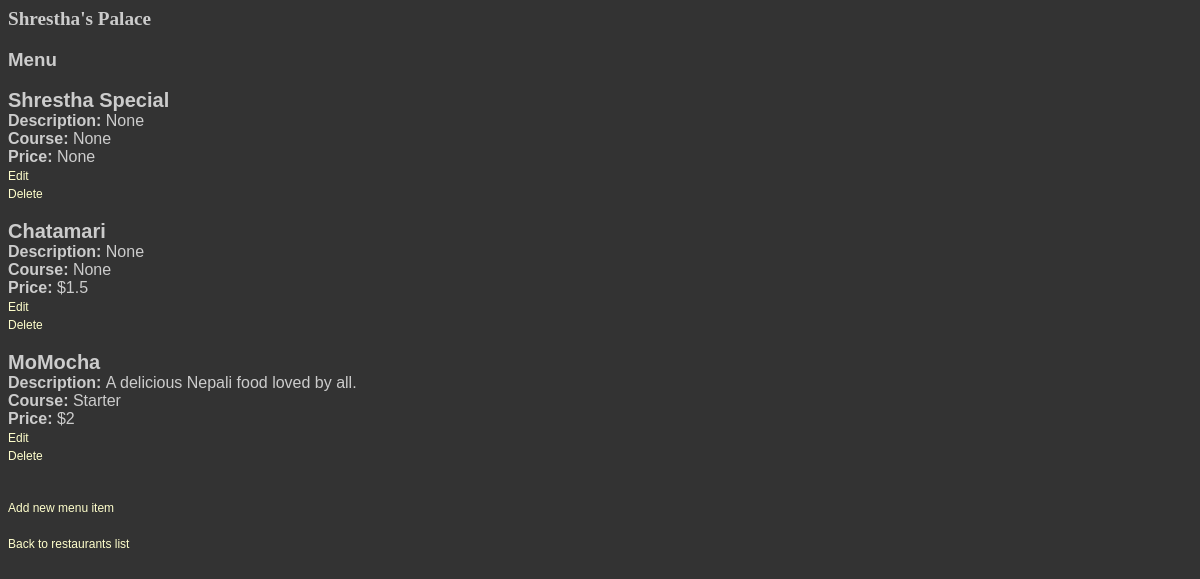
Page /restaurants/4/menu/ on the committed database.
### database_setup.py (models this page shows, shortened)
class Restaurant(Base):
	__tablename__ = 'restaurant'
	id = Column(Integer, primary_key = True)
	name = Column(String(80), nullable = False)

class MenuItem(Base):
	__tablename__ = 'menu_item'
	id = Column(Integer, primary_key = True)
	name = Column(String(80), nullable = False)
	description = Column(String(250))
	price = Column(String(10))
	course = Column(String(15))
	restaurant_id = Column(Integer, ForeignKey('restaurant.id'), nullable = False)
	restaurant = relationship('Restaurant')

### server.py (the view)
@app.route('/restaurants/<int:restaurant_id>')
@app.route('/restaurants/<int:restaurant_id>/menu/')
def restaurantMenu(restaurant_id):
	restaurant = session.query(Restaurant).filter_by(id = restaurant_id).one()
	menuItems = session.query(MenuItem).filter_by(restaurant_id = restaurant.id).all()
	return render_template('/restaurantmenu.html', restaurant = restaurant, items = menuItems)

### templates/restaurantmenu.html (shortened to what this page needs)
<!DOCTYPE html>
<html>
<head>
	<link rel=stylesheet type=text/css href="{{ url_for('static', filename='styles.css') }}">
</head>
<body>
<h2>{{restaurant.name}}</h2>
<h3>Menu</h3>
<p>
{% if items %}
{% for i in items %}
<strong style="font-size: 20px" >{% print i.name %}</strong>
<strong>Description: </strong>{% print i.description %}
<strong>Course: </strong>{% print i.course %}
<strong>Price: </strong>{% print i.price %}
<a href="{{url_for('editMenu', restaurant_id = restaurant.id, menu_id = i.id)}}">Edit</a>
<a href="{{url_for('deleteMenu', restaurant_id = restaurant.id, menu_id = i.id)}}">Delete</a>
{% endfor %}
{% endif %}
</p>
<a href="{{url_for('newMenu', restaurant_id = restaurant.id)}}">Add new menu item</a>
<a href="{{url_for('restaurants')}}">Back to restaurants list</a>
</body>
</html>

### static/styles.css (style rules this page uses)
body { font-family: sans-serif; background-color: #333333;) }
h1, h2, h3, h4 { color: #CCCCCC; }
h1, h2 { font-family: 'Georgia', serif; margin: 0; }
h2 { font-size: 1.2em; }
p { color: #CCCCCC; }
a { text-decoration: none; color:#FFFFCC; font-size: .75em; }

### rows in the picture
Restaurant: name "Shrestha's Palace"
MenuItem: name "Shrestha Special", description "None", course "None", price "None"
MenuItem: name "Chatamari", description "None", course "None", price "$1.5"
MenuItem: name "MoMocha", description "A delicious Nepali food loved by all.", course "Starter", price "$2"
